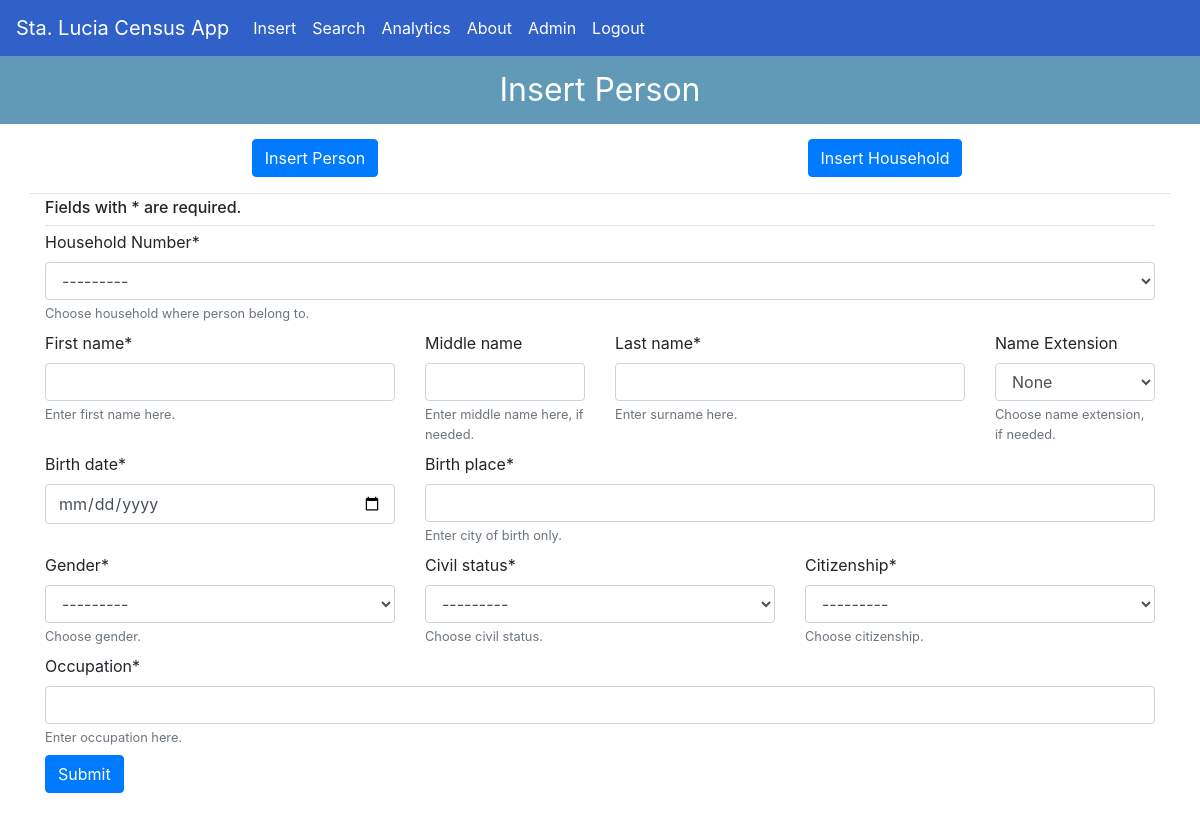
/create-person/ (signed in), run on the app's committed database.
### forms/models.py (models this page shows)
class Household(models.Model):
    household_no = models.SmallIntegerField(help_text='Enter household number here.', primary_key=True)
    name = models.CharField(max_length=50, unique=True, help_text='Enter a name for the household.')
    address = models.CharField(max_length=100, help_text='Enter house no. and street no.')  # house no. and street name only
    author = models.ForeignKey(User, on_delete=models.PROTECT, null=True)
    def __str__(self):
        return f'{self.household_no}. {self.name} household'

class NameExtension(models.Model):
    name_extension = models.CharField(max_length=4)  # name extensions (Sr., Jr., III, IV, etc.)
    def __str__(self):
        return self.name_extension

class Gender(models.Model):
    gender = models.CharField(max_length=6)  # gender, male or female
    def __str__(self):
        return self.gender

class CivilStatus(models.Model):
    civil_status = models.CharField(max_length=9)  # married, single, separated, widowed
    def __str__(self):
        return self.civil_status

class Citizenship(models.Model):
    citizenship = models.CharField(max_length=9)  # Filipino or Foreigner
    def __str__(self):
        return self.citizenship

### forms/views.py (the view)
# urls.py: path('create-person/', views.create_person, name='forms-create-person'),
@login_required
def create_person(request):
    if request.method == 'POST':
        form = PersonForm(request.POST)
        if form.is_valid():
            messages.success(request, f'Form passed successfully!')
            household_no = form.cleaned_data['household_no']
            last_name = form.cleaned_data['last_name'].upper()
            first_name = form.cleaned_data['first_name'].upper()
            middle_name = form.cleaned_data['middle_name'].upper()
            name_extension = form.cleaned_data['name_extension']
            if name_extension.name_extension == 'None':
                full_name = f"{last_name}, {first_name} {middle_name}"
            else:
                full_name = f"{last_name} {name_extension}, {first_name} {middle_name}"
            birth_place = form.cleaned_data['birth_place'].upper()
            birth_date = form.cleaned_data['birth_date']
            gender = form.cleaned_data['gender']
            civil_status = form.cleaned_data['civil_status']
            citizenship = form.cleaned_data['citizenship']
            occupation = form.cleaned_data['occupation'].upper()
            author = request.user
            instance = Person(household_no=household_no, full_name=full_name, last_name=last_name, first_name=first_name,
                              middle_name=middle_name, name_extension=name_extension, birth_place=birth_place,
                              birth_date=birth_date, gender=gender, civil_status=civil_status, citizenship=citizenship,
                              occupation=occupation, author=author)
            instance.save()
        else:
            messages.error(request, f'Person  is already in database. Please try again.')
            return redirect('forms-create-person')
    else:
        form = PersonForm()
    context = {
        'title': 'Create Person',
        'form': form
    }
    return render(request, 'forms/create-person.html', context)

### forms/forms.py
class PersonForm(forms.ModelForm):
    class Meta:
        model = Person
        fields = {'household_no', 'last_name', 'first_name', 'middle_name', 'name_extension', 'birth_place', 'birth_date',
                  'gender', 'civil_status', 'citizenship', 'occupation'}
        widgets = {
            'birth_date': DateInput(),
        }
        labels = {
            'name_extension': _('Name Extension'),
            'household_no': _('Household Number'),
        }

### forms/templates/forms/create-person.html (shortened to what this page needs)
{% extends 'forms/base.html' %}
{% load crispy_forms_tags %}
{% block content %}
    <p class="title-header">Insert Person</p>
    <div class="container">
        <form method="POST">
            <div class="form-group">
                <div class="row mb-1 pb-3 border-bottom">
                    <div class="col-md" style="text-align: center"><a href="{% url 'forms-create-person' %}" class="btn btn-primary">Insert Person</a></div>
                    <div class="col-md" style="text-align: center"><a href="{% url 'forms-create-household' %}" class="btn btn-primary">Insert Household</a></div>
                </div>
                <div class="container p-0 mb-1 border-bottom">
                    <h6>Fields with * are required.</h6>
                </div>
                {{ form.household_no|as_crispy_field }}
                <div class="row">
                    <div class="col-md-4">{{ form.first_name|as_crispy_field }}</div>
                    <div class="col-md-2">{{ form.middle_name|as_crispy_field }}</div>
                    <div class="col-md-4">{{ form.last_name|as_crispy_field }}</div>
                    <div class="col-md-2">{{ form.name_extension|as_crispy_field }}</div>
                </div>
                <div class="row">
                    <div class="col-md-4">{{ form.birth_date|as_crispy_field }}</div>
                    <div class="col-md-8">{{ form.birth_place|as_crispy_field }}</div>
                </div>
                <div class="row">
                    <div class="col-md">{{ form.gender|as_crispy_field }}</div>
                    <div class="col-md">{{ form.civil_status|as_crispy_field }}</div>
                    <div class="col-md">{{ form.citizenship|as_crispy_field }}</div>
                </div>
                <div class="row">
                    <div class="col-md">{{ form.occupation|as_crispy_field }}</div>
                </div>
                <button class="btn btn-primary" type="submit">Submit</button>
            </div>
        </form>
    </div>
{% endblock %}

### forms/static/forms/main.css (style rules this page uses)
.container { padding: 15px; }
.form-group { margin-bottom: 0.5rem; }
.title-header { background-color: #609ab6; text-align: center; padding: 10px 0 10px 0; color: white; font-size: 200%; margin: 0; }

### data on the page
Household: household_no "---------"
NameExtension: name_extension "None"
Gender: gender "---------"
CivilStatus: civil_status "---------"
Citizenship: citizenship "---------"
